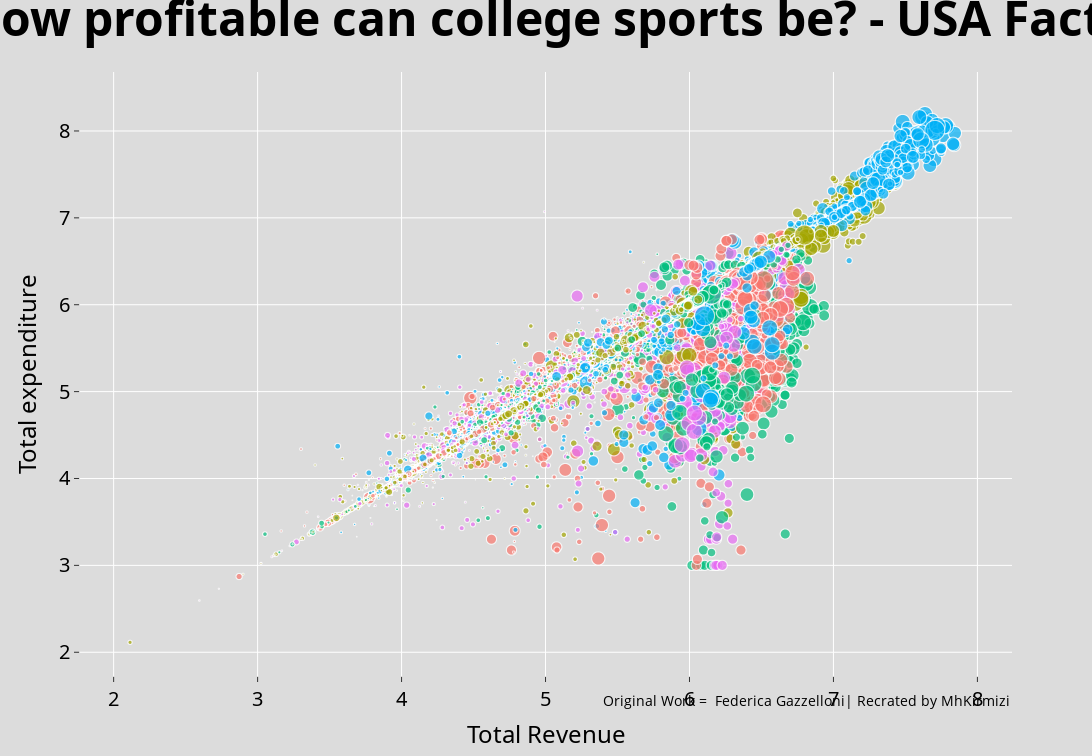

The code cell stored with this chart in its notebook:
### Code cell
fig = px.scatter(df, 
                    x = 'log_total_exp_menwomen', 
                    y = 'log_total_rev_menwomen', 
                    size = 'ef_total_count',
                    template = 'ggplot2',
                    color = 'sports', 
                    title = 'How profitable can college sports be? - USA Facts', 
                    width=1344, height=756)
fig.update_layout(
    title = dict(
        font = dict(size=48, color="black", family="Noto Sans", weight='bold'), 
        x = .5, 
        xanchor = 'center'
    ), 
    yaxis=dict(
        title=dict(
            text = "Total expenditure",
            font=dict(family="Noto Sans", size=24, color="black")),
        tickfont=dict(family="Noto Sans", size=20, color="black")
    ),
    xaxis=dict(
        title=dict(
            text = "Total Revenue",
            font=dict(family="Noto Sans", size=24, color="black")),
        tickfont=dict(family="Noto Sans", size=20, color="black")),
    showlegend = False, 
    annotations = [
        dict(
            text = "Original Work =  Federica Gazzelloni| Recrated by MhKirmizi", 
            xref = "paper", yref= "paper", 
            x = 1, y = -.06, 
            showarrow = False, 
            font = dict(size = 14, color = "black"), 
            align = "left"
        )], 
    margin=dict(t=72, b=50), 
    paper_bgcolor = "#DCDCDC", 
    plot_bgcolor = "#DCDCDC")
fig.show()
fig.write_image("colligate_sport.png", width=1920, height=1080, scale=2)

### Figure 1 — Plotly figure (JSON) as saved in the notebook; plotly's stock layout.template omitted (floating-point values rounded to 4 significant figures; data arrays with more than 128 entries replaced by an {"elided": "..."} marker saying what was removed)
{"data": [{"hovertemplate": "sports=Baseball<br>log_total_exp_menwomen=%{x}<br>log_total_rev_menwomen=%{y}<br>ef_total_count=%{marker.size}<extra></extra>", "legendgroup": "Baseball", "marker": {"color": "#F8766D", "size": {"elided": "8330 int values"}, "sizemode": "area", "sizeref": 165.7, "symbol": "circle"}, "mode": "markers", "name": "Baseball", "showlegend": true, "type": "scattergl", "x": {"elided": "8330 float values"}, "xaxis": "x", "y": {"elided": "8330 float values"}, "yaxis": "y"}, {"hovertemplate": "sports=Basketball<br>log_total_exp_menwomen=%{x}<br>log_total_rev_menwomen=%{y}<br>ef_total_count=%{marker.size}<extra></extra>", "legendgroup": "Basketball", "marker": {"color": "#A3A500", "size": {"elided": "9943 int values"}, "sizemode": "area", "sizeref": 165.7, "symbol": "circle"}, "mode": "markers", "name": "Basketball", "showlegend": true, "type": "scattergl", "x": {"elided": "9943 float values"}, "xaxis": "x", "y": {"elided": "9943 float values"}, "yaxis": "y"}, {"hovertemplate": "sports=All Track Combined<br>log_total_exp_menwomen=%{x}<br>log_total_rev_menwomen=%{y}<br>ef_total_count=%{marker.size}<extra></extra>", "legendgroup": "All Track Combined", "marker": {"color": "#00BF7D", "size": {"elided": "3934 int values"}, "sizemode": "area", "sizeref": 165.7, "symbol": "circle"}, "mode": "markers", "name": "All Track Combined", "showlegend": true, "type": "scattergl", "x": {"elided": "3934 float values"}, "xaxis": "x", "y": {"elided": "3934 float values"}, "yaxis": "y"}, {"hovertemplate": "sports=Football<br>log_total_exp_menwomen=%{x}<br>log_total_rev_menwomen=%{y}<br>ef_total_count=%{marker.size}<extra></extra>", "legendgroup": "Football", "marker": {"color": "#00B0F6", "size": {"elided": "4439 int values"}, "sizemode": "area", "sizeref": 165.7, "symbol": "circle"}, "mode": "markers", "name": "Football", "showlegend": true, "type": "scattergl", "x": {"elided": "4439 float values"}, "xaxis": "x", "y": {"elided": "4439 float values"}, "yaxis": "y"}, {"hovertemplate": "sports=Golf<br>log_total_exp_menwomen=%{x}<br>log_total_rev_menwomen=%{y}<br>ef_total_count=%{marker.size}<extra></extra>", "legendgroup": "Golf", "marker": {"color": "#E76BF3", "size": {"elided": "6427 int values"}, "sizemode": "area", "sizeref": 165.7, "symbol": "circle"}, "mode": "markers", "name": "Golf", "showlegend": true, "type": "scattergl", "x": {"elided": "6427 float values"}, "xaxis": "x", "y": {"elided": "6427 float values"}, "yaxis": "y"}, {"hovertemplate": "sports=Soccer<br>log_total_exp_menwomen=%{x}<br>log_total_rev_menwomen=%{y}<br>ef_total_count=%{marker.size}<extra></extra>", "legendgroup": "Soccer", "marker": {"color": "#F8766D", "size": {"elided": "8330 int values"}, "sizemode": "area", "sizeref": 165.7, "symbol": "circle"}, "mode": "markers", "name": "Soccer", "showlegend": true, "type": "scattergl", "x": {"elided": "8330 float values"}, "xaxis": "x", "y": {"elided": "8330 float values"}, "yaxis": "y"}, {"hovertemplate": "sports=Softball<br>log_total_exp_menwomen=%{x}<br>log_total_rev_menwomen=%{y}<br>ef_total_count=%{marker.size}<extra></extra>", "legendgroup": "Softball", "marker": {"color": "#A3A500", "size": {"elided": "8228 int values"}, "sizemode": "area", "sizeref": 165.7, "symbol": "circle"}, "mode": "markers", "name": "Softball", "showlegend": true, "type": "scattergl", "x": {"elided": "8228 float values"}, "xaxis": "x", "y": {"elided": "8228 float values"}, "yaxis": "y"}, {"hovertemplate": "sports=Tennis<br>log_total_exp_menwomen=%{x}<br>log_total_rev_menwomen=%{y}<br>ef_total_count=%{marker.size}<extra></extra>", "legendgroup": "Tennis", "marker": {"color": "#00BF7D", "size": {"elided": "5699 int values"}, "sizemode": "area", "sizeref": 165.7, "symbol": "circle"}, "mode": "markers", "name": "Tennis", "showlegend": true, "type": "scattergl", "x": {"elided": "5699 float values"}, "xaxis": "x", "y": {"elided": "5699 float values"}, "yaxis": "y"}, {"hovertemplate": "sports=Volleyball<br>log_total_exp_menwomen=%{x}<br>log_total_rev_menwomen=%{y}<br>ef_total_count=%{marker.size}<extra></extra>", "legendgroup": "Volleyball", "marker": {"color": "#00B0F6", "size": {"elided": "8892 int values"}, "sizemode": "area", "sizeref": 165.7, "symbol": "circle"}, "mode": "markers", "name": "Volleyball", "showlegend": true, "type": "scattergl", "x": {"elided": "8892 float values"}, "xaxis": "x", "y": {"elided": "8892 float values"}, "yaxis": "y"}, {"hovertemplate": "sports=Bowling<br>log_total_exp_menwomen=%{x}<br>log_total_rev_menwomen=%{y}<br>ef_total_count=%{marker.size}<extra></extra>", "legendgroup": "Bowling", "marker": {"color": "#E76BF3", "size": {"elided": "792 int values"}, "sizemode": "area", "sizeref": 165.7, "symbol": "circle"}, "mode": "markers", "name": "Bowling", "showlegend": true, "type": "scattergl", "x": {"elided": "792 float values"}, "xaxis": "x", "y": {"elided": "792 float values"}, "yaxis": "y"}, {"hovertemplate": "sports=Beach Volleyball<br>log_total_exp_menwomen=%{x}<br>log_total_rev_menwomen=%{y}<br>ef_total_count=%{marker.size}<extra></extra>", "legendgroup": "Beach Volleyball", "marker": {"color": "#F8766D", "size": {"elided": "589 int values"}, "sizemode": "area", "sizeref": 165.7, "symbol": "circle"}, "mode": "markers", "name": "Beach Volleyball", "showlegend": true, "type": "scattergl", "x": {"elided": "589 float values"}, "xaxis": "x", "y": {"elided": "589 float values"}, "yaxis": "y"}, {"hovertemplate": "sports=Ice Hockey<br>log_total_exp_menwomen=%{x}<br>log_total_rev_menwomen=%{y}<br>ef_total_count=%{marker.size}<extra></extra>", "legendgroup": "Ice Hockey", "marker": {"color": "#A3A500", "size": {"elided": "796 int values"}, "sizemode": "area", "sizeref": 165.7, "symbol": "circle"}, "mode": "markers", "name": "Ice Hockey", "showlegend": true, "type": "scattergl", "x": {"elided": "796 float values"}, "xaxis": "x", "y": {"elided": "796 float values"}, "yaxis": "y"}, {"hovertemplate": "sports=Lacrosse<br>log_total_exp_menwomen=%{x}<br>log_total_rev_menwomen=%{y}<br>ef_total_count=%{marker.size}<extra></extra>", "legendgroup": "Lacrosse", "marker": {"color": "#00BF7D", "size": {"elided": "2921 int values"}, "sizemode": "area", "sizeref": 165.7, "symbol": "circle"}, "mode": "markers", "name": "Lacrosse", "showlegend": true, "type": "scattergl", "x": {"elided": "2921 float values"}, "xaxis": "x", "y": {"elided": "2921 float values"}, "yaxis": "y"}, {"hovertemplate": "sports=Gymnastics<br>log_total_exp_menwomen=%{x}<br>log_total_rev_menwomen=%{y}<br>ef_total_count=%{marker.size}<extra></extra>", "legendgroup": "Gymnastics", "marker": {"color": "#00B0F6", "size": {"elided": "451 int values"}, "sizemode": "area", "sizeref": 165.7, "symbol": "circle"}, "mode": "markers", "name": "Gymnastics", "showlegend": true, "type": "scattergl", "x": {"elided": "451 float values"}, "xaxis": "x", "y": {"elided": "451 float values"}, "yaxis": "y"}, {"hovertemplate": "sports=Rowing<br>log_total_exp_menwomen=%{x}<br>log_total_rev_menwomen=%{y}<br>ef_total_count=%{marker.size}<extra></extra>", "legendgroup": "Rowing", "marker": {"color": "#E76BF3", "size": {"elided": "729 int values"}, "sizemode": "area", "sizeref": 165.7, "symbol": "circle"}, "mode": "markers", "name": "Rowing", "showlegend": true, "type": "scattergl", "x": {"elided": "729 float values"}, "xaxis": "x", "y": {"elided": "729 float values"}, "yaxis": "y"}, {"hovertemplate": "sports=Swimming and Diving<br>log_total_exp_menwomen=%{x}<br>log_total_rev_menwomen=%{y}<br>ef_total_count=%{marker.size}<extra></extra>", "legendgroup": "Swimming and Diving", "marker": {"color": "#F8766D", "size": {"elided": "1826 int values"}, "sizemode": "area", "sizeref": 165.7, "symbol": "circle"}, "mode": "markers", "name": "Swimming and Diving", "showlegend": true, "type": "scattergl", "x": {"elided": "1826 float values"}, "xaxis": "x", "y": {"elided": "1826 float values"}, "yaxis": "y"}, {"hovertemplate": "sports=Track and Field, X-Country<br>log_total_exp_menwomen=%{x}<br>log_total_rev_menwomen=%{y}<br>ef_total_count=%{marker.size}<extra></extra>", "legendgroup": "Track and Field, X-Country", "marker": {"color": "#A3A500", "size": {"elided": "3947 int values"}, "sizemode": "area", "sizeref": 165.7, "symbol": "circle"}, "mode": "markers", "name": "Track and Field, X-Country", "showlegend": true, "type": "scattergl", "x": {"elided": "3947 float values"}, "xaxis": "x", "y": {"elided": "3947 float values"}, "yaxis": "y"}, {"hovertemplate": "sports=Equestrian<br>log_total_exp_menwomen=%{x}<br>log_total_rev_menwomen=%{y}<br>ef_total_count=%{marker.size}<extra></extra>", "legendgroup": "Equestrian", "marker": {"color": "#00BF7D", "size": {"elided": "271 int values"}, "sizemode": "area", "sizeref": 165.7, "symbol": "circle"}, "mode": "markers", "name": "Equestrian", "showlegend": true, "type": "scattergl", "x": {"elided": "271 float values"}, "xaxis": "x", "y": {"elided": "271 float values"}, "yaxis": "y"}, {"hovertemplate": "sports=Track and Field, Indoor<br>log_total_exp_menwomen=%{x}<br>log_total_rev_menwomen=%{y}<br>ef_total_count=%{marker.size}<extra></extra>", "legendgroup": "Track and Field, Indoor", "marker": {"color": "#00B0F6", "size": {"elided": "1235 int values"}, "sizemode": "area", "sizeref": 165.7, "symbol": "circle"}, "mode": "markers", "name": "Track and Field, Indoor", "showlegend": true, "type": "scattergl", "x": {"elided": "1235 float values"}, "xaxis": "x", "y": {"elided": "1235 float values"}, "yaxis": "y"}, {"hovertemplate": "sports=Track and Field, Outdoor<br>log_total_exp_menwomen=%{x}<br>log_total_rev_menwomen=%{y}<br>ef_total_count=%{marker.size}<extra></extra>", "legendgroup": "Track and Field, Outdoor", "marker": {"color": "#E76BF3", "size": {"elided": "2172 int values"}, "sizemode": "area", "sizeref": 165.7, "symbol": "circle"}, "mode": "markers", "name": "Track and Field, Outdoor", "showlegend": true, "type": "scattergl", "x": {"elided": "2172 float values"}, "xaxis": "x", "y": {"elided": "2172 float values"}, "yaxis": "y"}, {"hovertemplate": "sports=Wrestling<br>log_total_exp_menwomen=%{x}<br>log_total_rev_menwomen=%{y}<br>ef_total_count=%{marker.size}<extra></extra>", "legendgroup": "Wrestling", "marker": {"color": "#F8766D", "size": {"elided": "1867 int values"}, "sizemode": "area", "sizeref": 165.7, "symbol": "circle"}, "mode": "markers", "name": "Wrestling", "showlegend": true, "type": "scattergl", "x": {"elided": "1867 float values"}, "xaxis": "x", "y": {"elided": "1867 float values"}, "yaxis": "y"}, {"hovertemplate": "sports=Other Sports<br>log_total_exp_menwomen=%{x}<br>log_total_rev_menwomen=%{y}<br>ef_total_count=%{marker.size}<extra></extra>", "legendgroup": "Other Sports", "marker": {"color": "#A3A500", "size": {"elided": "587 int values"}, "sizemode": "area", "sizeref": 165.7, "symbol": "circle"}, "mode": "markers", "name": "Other Sports", "showlegend": true, "type": "scattergl", "x": {"elided": "587 float values"}, "xaxis": "x", "y": {"elided": "587 float values"}, "yaxis": "y"}, {"hovertemplate": "sports=Skiing<br>log_total_exp_menwomen=%{x}<br>log_total_rev_menwomen=%{y}<br>ef_total_count=%{marker.size}<extra></extra>", "legendgroup": "Skiing", "marker": {"color": "#00BF7D", "size": {"elided": "201 int values"}, "sizemode": "area", "sizeref": 165.7, "symbol": "circle"}, "mode": "markers", "name": "Skiing", "showlegend": true, "type": "scattergl", "x": {"elided": "201 float values"}, "xaxis": "x", "y": {"elided": "201 float values"}, "yaxis": "y"}, {"hovertemplate": "sports=Swimming<br>log_total_exp_menwomen=%{x}<br>log_total_rev_menwomen=%{y}<br>ef_total_count=%{marker.size}<extra></extra>", "legendgroup": "Swimming", "marker": {"color": "#00B0F6", "size": {"elided": "1517 int values"}, "sizemode": "area", "sizeref": 165.7, "symbol": "circle"}, "mode": "markers", "name": "Swimming", "showlegend": true, "type": "scattergl", "x": {"elided": "1517 float values"}, "xaxis": "x", "y": {"elided": "1517 float values"}, "yaxis": "y"}, {"hovertemplate": "sports=Water Polo<br>log_total_exp_menwomen=%{x}<br>log_total_rev_menwomen=%{y}<br>ef_total_count=%{marker.size}<extra></extra>", "legendgroup": "Water Polo", "marker": {"color": "#E76BF3", "size": {"elided": "562 int values"}, "sizemode": "area", "sizeref": 165.7, "symbol": "circle"}, "mode": "markers", "name": "Water Polo", "showlegend": true, "type": "scattergl", "x": {"elided": "562 float values"}, "xaxis": "x", "y": {"elided": "562 float values"}, "yaxis": "y"}, {"hovertemplate": "sports=Rodeo<br>log_total_exp_menwomen=%{x}<br>log_total_rev_menwomen=%{y}<br>ef_total_count=%{marker.size}<extra></extra>", "legendgroup": "Rodeo", "marker": {"color": "#F8766D", "size": {"elided": "297 int values"}, "sizemode": "area", "sizeref": 165.7, "symbol": "circle"}, "mode": "markers", "name": "Rodeo", "showlegend": true, "type": "scattergl", "x": {"elided": "297 float values"}, "xaxis": "x", "y": {"elided": "297 float values"}, "yaxis": "y"}, {"hovertemplate": "sports=Archery<br>log_total_exp_menwomen=%{x}<br>log_total_rev_menwomen=%{y}<br>ef_total_count=%{marker.size}<extra></extra>", "legendgroup": "Archery", "marker": {"color": "#A3A500", "size": [761, 1659, 451, 596, 746, 2797, 1078, 7523, 801, 4615, 851, 1738, 410, 747, 853, 2462, 1026, 7552, 4582, 893, 1806, 439, 1049, 918, 933, 7592, 4566, 834, 819, 1056, 915, 583, 2188, 855, 7666, 4374, 800, 1835, 888, 1074, 857, 590, 1801, 815, 7701, 4101], "sizemode": "area", "sizeref": 165.7, "symbol": "circle"}, "mode": "markers", "name": "Archery", "showlegend": true, "type": "scattergl", "x": [4.76, 5.385, 4.56, 4.809, 4.67, 4.329, 5.222, 5.291, 3.86, 4.694, 4.529, 5.186, 4.596, 4.944, 5.356, 4.334, 4.463, 5.297, 4.766, 4.421, 5.253, 4.872, 5.417, 5.355, 4.569, 5.361, 4.794, 4.623, 4.974, 5.559, 5.476, 5.22, 4.34, 4.6, 5.308, 4.614, 4.499, 5.218, 4.886, 5.555, 5.455, 5.275, 4.749, 4.354, 5.163, 4.121], "xaxis": "x", "y": [4.76, 5.385, 4.56, 4.812, 4.67, 4.329, 5.222, 5.291, 3.86, 4.694, 4.529, 5.186, 4.596, 4.944, 5.356, 4.334, 4.415, 5.297, 4.766, 4.421, 5.253, 4.872, 5.417, 5.355, 4.35, 5.361, 4.794, 4.623, 4.974, 5.559, 5.476, 5.22, 4.34, 4.61, 5.308, 4.614, 4.623, 5.223, 4.886, 5.555, 5.455, 5.275, 4.758, 4.354, 5.163, 4.121], "yaxis": "y"}, {"hovertemplate": "sports=Field Hockey<br>log_total_exp_menwomen=%{x}<br>log_total_rev_menwomen=%{y}<br>ef_total_count=%{marker.size}<extra></extra>", "legendgroup": "Field Hockey", "marker": {"color": "#00BF7D", "size": {"elided": "1348 int values"}, "sizemode": "area", "sizeref": 165.7, "symbol": "circle"}, "mode": "markers", "name": "Field Hockey", "showlegend": true, "type": "scattergl", "x": {"elided": "1348 float values"}, "xaxis": "x", "y": {"elided": "1348 float values"}, "yaxis": "y"}, {"hovertemplate": "sports=Fencing<br>log_total_exp_menwomen=%{x}<br>log_total_rev_menwomen=%{y}<br>ef_total_count=%{marker.size}<extra></extra>", "legendgroup": "Fencing", "marker": {"color": "#00B0F6", "size": {"elided": "212 int values"}, "sizemode": "area", "sizeref": 165.7, "symbol": "circle"}, "mode": "markers", "name": "Fencing", "showlegend": true, "type": "scattergl", "x": {"elided": "212 float values"}, "xaxis": "x", "y": {"elided": "212 float values"}, "yaxis": "y"}, {"hovertemplate": "sports=Sailing<br>log_total_exp_menwomen=%{x}<br>log_total_rev_menwomen=%{y}<br>ef_total_count=%{marker.size}<extra></extra>", "legendgroup": "Sailing", "marker": {"color": "#E76BF3", "size": [1035, 1852, 5508, 6954, 23724, 11212, 1642, 9365, 6893, 4440, 6211, 14214, 9494, 15319, 6994, 1075, 1818, 5468, 6874, 23603, 10676, 1540, 9486, 6931, 4444, 5953, 5414, 14461, 9470, 15173, 7032, 1007, 1764, 5741, 24342, 10550, 1508, 9525, 6945, 4456, 5753, 5462, 14806, 9023, 15021, 7056, 974, 1796, 5938, 24502, 10561, 6898, 1499, 9526, 6980, 4506, 5861, 5488, 15098, 104, 9046, 14981, 7083, 1817, 6088, 25150, 10384, 7260, 1432, 9515, 6985, 4487, 5723, 14971, 8713, 14680, 6994], "sizemode": "area", "sizeref": 165.7, "symbol": "circle"}, "mode": "markers", "name": "Sailing", "showlegend": true, "type": "scattergl", "x": [4.846, 4.951, 5.528, 4.894, 5.223, 4.922, 5.201, 5.571, 5.441, 4.845, 4.828, 5.117, 5.323, 5.499, 5.454, 4.85, 4.933, 5.572, 5.129, 5.119, 4.992, 5.05, 5.533, 5.427, 4.863, 4.444, 4.747, 5.187, 5.391, 5.518, 5.475, 4.889, 4.998, 5.628, 5.22, 4.901, 5.154, 5.54, 5.453, 4.848, 4.353, 4.86, 5.464, 5.306, 5.553, 5.571, 4.872, 5.043, 5.373, 5.28, 4.888, 5.346, 5.236, 5.509, 5.488, 4.919, 4.289, 4.738, 5.555, 4.062, 5.337, 5.543, 5.586, 4.964, 5.264, 5.261, 4.788, 5.722, 5.166, 5.519, 5.457, 4.761, 4.613, 5.402, 5.19, 5.503, 5.407], "xaxis": "x", "y": [4.86, 4.951, 5.528, 4.894, 4.315, 4.922, 5.201, 5.571, 5.441, 4.845, 4.771, 5.246, 5.323, 5.499, 5.031, 4.85, 4.933, 5.563, 5.129, 5.119, 4.992, 5.05, 5.533, 5.427, 4.863, 4.445, 4.746, 5.234, 5.391, 5.518, 4.953, 4.889, 4.998, 5.669, 6.099, 4.901, 5.154, 5.54, 5.453, 4.848, 4.384, 4.913, 5.468, 5.306, 5.553, 5.19, 4.872, 5.043, 5.503, 5.28, 4.888, 5.346, 5.236, 5.509, 5.488, 4.919, 4.32, 4.959, 5.576, 4.087, 5.337, 5.543, 4.608, 4.964, 5.381, 5.261, 4.385, 5.653, 5.166, 5.519, 5.457, 4.761, 4.84, 5.453, 5.19, 5.503, 4.856], "yaxis": "y"}, {"hovertemplate": "sports=Badminton<br>log_total_exp_menwomen=%{x}<br>log_total_rev_menwomen=%{y}<br>ef_total_count=%{marker.size}<extra></extra>", "legendgroup": "Badminton", "marker": {"color": "#F8766D", "size": [6525, 1815, 10959, 7597, 7878, 6891, 6057, 4508, 1901, 10931, 3556, 5806, 2383, 1566, 5350, 1719, 10392, 7761, 8036, 6797, 6026, 4956, 1716, 10401, 3328, 2469, 1540, 6961, 1551, 9415, 7985, 7747, 7154, 5771, 4686, 10275, 3232, 5579, 2554, 1565, 7940, 1305, 8888, 7778, 7685, 7352, 5754, 4741, 1794, 10301, 2975, 5264, 2325, 1544, 7422, 1404, 6664, 7729, 4032, 7438, 5522, 4562, 1627, 9915, 2744, 5148, 2416, 1584], "sizemode": "area", "sizeref": 165.7, "symbol": "circle"}, "mode": "markers", "name": "Badminton", "showlegend": true, "type": "scattergl", "x": [4.236, 4.02, 4.833, 4.645, 4.559, 4.857, 4.459, 4.944, 4.38, 4.819, 4.568, 4.421, 4.697, 4.203, 4.105, 4.036, 5.061, 4.447, 4.597, 4.776, 4.483, 5.024, 4.275, 4.813, 4.453, 4.643, 3.958, 4.174, 4.068, 4.946, 4.601, 4.608, 4.632, 4.51, 5.097, 4.967, 4.454, 4.535, 4.737, 3.987, 4.159, 3.997, 4.966, 4.601, 4.61, 4.659, 4.331, 4.946, 4.63, 4.943, 4.54, 4.627, 4.708, 4.074, 4.09, 4.033, 4.196, 4.604, 4.82, 4.05, 4.501, 4.956, 4.498, 4.929, 4.714, 4.575, 4.717, 3.818], "xaxis": "x", "y": [4.236, 4.034, 4.833, 4.645, 4.559, 4.867, 4.459, 4.944, 4.467, 4.819, 4.568, 4.436, 4.697, 4.575, 4.105, 4.013, 5.061, 4.447, 4.597, 4.789, 4.483, 5.024, 4.275, 4.813, 4.453, 4.643, 3.958, 4.174, 4.068, 4.946, 4.601, 4.608, 4.817, 4.525, 5.097, 4.967, 4.458, 4.535, 4.737, 4.521, 4.159, 3.983, 4.966, 4.601, 4.61, 4.659, 4.526, 4.946, 4.63, 4.943, 4.54, 4.574, 4.708, 4.074, 4.09, 3.991, 4.214, 4.604, 4.82, 4.05, 4.501, 4.956, 4.498, 4.929, 4.914, 4.582, 4.717, 3.818], "yaxis": "y"}, {"hovertemplate": "sports=Squash<br>log_total_exp_menwomen=%{x}<br>log_total_rev_menwomen=%{y}<br>ef_total_count=%{marker.size}<extra></extra>", "legendgroup": "Squash", "marker": {"color": "#A3A500", "size": {"elided": "162 int values"}, "sizemode": "area", "sizeref": 165.7, "symbol": "circle"}, "mode": "markers", "name": "Squash", "showlegend": true, "type": "scattergl", "x": {"elided": "162 float values"}, "xaxis": "x", "y": {"elided": "162 float values"}, "yaxis": "y"}, {"hovertemplate": "sports=Diving<br>log_total_exp_menwomen=%{x}<br>log_total_rev_menwomen=%{y}<br>ef_total_count=%{marker.size}<extra></extra>", "legendgroup": "Diving", "marker": {"color": "#00BF7D", "size": [10277, 6211, 2345, 40898, 3920, 17175, 6156, 7228, 10102, 5953, 12728, 2341, 2167, 41666, 1844, 17849, 6294, 10134, 9772, 2370, 41824, 1748, 4111, 10412, 2789, 2594, 42646, 1667, 3558, 902, 10624, 2878, 1060, 5439, 1756, 2391, 42586, 1634, 1492, 1647], "sizemode": "area", "sizeref": 165.7, "symbol": "circle"}, "mode": "markers", "name": "Diving", "showlegend": true, "type": "scattergl", "x": [5.516, 4.566, 4.301, 5.932, 3.447, 5.863, 5.747, 3.381, 5.477, 4.193, 4.521, 4.401, 3.618, 5.903, 3.919, 5.994, 5.187, 5.502, 4.586, 4.38, 5.958, 3.913, 3.241, 5.667, 4.31, 4.483, 5.933, 3.753, 3.051, 3.892, 5.598, 4.38, 3.37, 3.445, 3.634, 3.679, 5.836, 4.354, 3.151, 3.493], "xaxis": "x", "y": [5.191, 4.568, 4.301, 4.362, 3.447, 5.596, 5.747, 3.381, 5.121, 4.201, 4.521, 4.401, 3.618, 4.378, 3.93, 5.794, 5.187, 5.502, 4.586, 4.38, 4.58, 3.913, 3.241, 5.667, 4.31, 4.483, 4.76, 3.753, 3.36, 3.892, 5.598, 4.38, 3.37, 3.486, 3.634, 3.679, 4.515, 4.354, 3.151, 3.493], "yaxis": "y"}, {"hovertemplate": "sports=Rifle<br>log_total_exp_menwomen=%{x}<br>log_total_rev_menwomen=%{y}<br>ef_total_count=%{marker.size}<extra></extra>", "legendgroup": "Rifle", "marker": {"color": "#00B0F6", "size": [15790, 17120, 18817, 1523, 2461, 262, 5381, 13097, 8574, 1717, 15912, 17649, 19381, 1325, 2503, 274, 4943, 13321, 8591, 1713, 15682, 17361, 1072, 19534, 2558, 297, 4935, 14014, 8727, 1722, 19330, 947, 16479, 19462, 2654, 14031, 9149, 1685, 18994, 824, 15743, 19130, 2688, 13840, 9207, 1698], "sizemode": "area", "sizeref": 165.7, "symbol": "circle"}, "mode": "markers", "name": "Rifle", "showlegend": true, "type": "scattergl", "x": [5.077, 5.622, 5.679, 4.889, 5.293, 5.035, 4.838, 5.281, 5.753, 4.89, 5.043, 5.749, 5.708, 4.931, 5.358, 4.863, 4.891, 5.383, 5.806, 4.936, 5.271, 5.872, 5.005, 5.781, 5.302, 4.319, 4.697, 5.423, 5.829, 4.995, 5.275, 4.736, 5.836, 5.796, 4.785, 5.44, 5.87, 4.994, 5.332, 4.765, 5.784, 5.742, 4.742, 5.295, 5.915, 4.603], "xaxis": "x", "y": [5.175, 3.722, 4.341, 4.889, 5.26, 5.058, 4.86, 5.509, 5.596, 4.89, 5.043, 4.812, 4.329, 4.931, 5.516, 4.863, 4.911, 5.569, 5.578, 4.936, 5.271, 4.841, 5.005, 5.191, 5.283, 4.319, 4.727, 5.537, 5.717, 4.995, 5.275, 4.736, 5.836, 4.615, 4.799, 5.586, 5.652, 4.994, 4.202, 4.765, 4.871, 4.374, 4.736, 5.564, 5.774, 4.603], "yaxis": "y"}, {"hovertemplate": "sports=Synchronized Swimming<br>log_total_exp_menwomen=%{x}<br>log_total_rev_menwomen=%{y}<br>ef_total_count=%{marker.size}<extra></extra>", "legendgroup": "Synchronized Swimming", "marker": {"color": "#E76BF3", "size": [1562, 40898, 4238, 6994, 1635, 41666, 4488, 7032, 1674, 41824, 4408, 7056, 1747, 42646, 4048, 7083, 1756, 42586, 4029, 6994], "sizemode": "area", "sizeref": 165.7, "symbol": "circle"}, "mode": "markers", "name": "Synchronized Swimming", "showlegend": true, "type": "scattergl", "x": [5.022, 5.949, 5.71, 5.764, 5.028, 5.996, 5.716, 5.692, 5.051, 6.033, 5.739, 5.616, 5.055, 6.064, 5.739, 5.52, 5.01, 6.034, 5.75, 5.408], "xaxis": "x", "y": [5.066, 4.39, 5.731, 5.022, 5.028, 4.636, 5.716, 5.045, 5.051, 4.542, 5.74, 5.006, 5.055, 4.702, 5.759, 4.704, 5.01, 4.753, 5.751, 5.0], "yaxis": "y"}, {"hovertemplate": "sports=Table Tennis<br>log_total_exp_menwomen=%{x}<br>log_total_rev_menwomen=%{y}<br>ef_total_count=%{marker.size}<extra></extra>", "legendgroup": "Table Tennis", "marker": {"color": "#F8766D", "size": [7346, 591, 1074, 1177, 4963, 9073, 3837, 3621, 4284, 3022, 3443, 1348, 3289, 11370, 8539, 1592, 10696, 7355, 527, 1048, 4570, 8857, 3616, 3834, 4282, 1367, 3401, 7720, 7165, 1135, 4772, 7864, 3680, 3507, 3919, 3171, 2934, 10516, 6893, 9922, 7214, 354, 912, 4693, 7064, 3378, 3377, 2803, 11307, 2615, 10175, 6242, 9147, 7315, 311, 825, 4702, 6137, 3334, 3288, 2641, 2381, 9882], "sizemode": "area", "sizeref": 165.7, "symbol": "circle"}, "mode": "markers", "name": "Table Tennis", "showlegend": true, "type": "scattergl", "x": [4.363, 3.53, 3.342, 3.82, 4.851, 4.814, 4.953, 4.238, 4.477, 4.098, 4.523, 4.049, 4.118, 4.568, 4.79, 4.315, 5.071, 4.202, 3.937, 3.164, 4.371, 4.513, 4.974, 3.926, 3.908, 3.816, 4.09, 4.792, 4.257, 3.301, 4.378, 4.621, 5.011, 4.495, 3.801, 4.384, 4.229, 4.716, 4.75, 5.029, 4.295, 4.039, 3.854, 4.547, 4.018, 5.157, 4.221, 4.388, 4.817, 4.227, 4.7, 4.666, 4.86, 4.33, 3.244, 3.326, 4.538, 4.919, 5.121, 4.322, 4.392, 3.923, 4.654], "xaxis": "x", "y": [4.363, 3.53, 3.613, 3.82, 4.851, 4.814, 4.953, 4.238, 4.477, 4.098, 4.523, 4.049, 4.118, 4.568, 4.79, 4.315, 5.071, 4.202, 3.937, 3.396, 4.371, 4.513, 4.974, 3.926, 3.908, 3.816, 4.09, 4.792, 4.257, 4.339, 4.378, 4.621, 5.011, 4.495, 3.801, 4.384, 4.229, 4.716, 4.75, 5.029, 4.295, 4.039, 4.227, 4.547, 4.018, 5.157, 4.221, 4.388, 4.817, 4.227, 4.7, 4.666, 4.86, 4.33, 3.244, 3.454, 4.538, 4.919, 5.121, 4.322, 4.392, 3.923, 4.654], "yaxis": "y"}, {"hovertemplate": "sports=Weight Lifting<br>log_total_exp_menwomen=%{x}<br>log_total_rev_menwomen=%{y}<br>ef_total_count=%{marker.size}<extra></extra>", "legendgroup": "Weight Lifting", "marker": {"color": "#A3A500", "size": [1177, 4963, 3837, 2882, 3621, 4284, 3022, 3443, 3492, 1348, 11370, 8539, 1592, 10696, 1486, 1168, 4570, 8857, 3616, 3138, 3834, 4282, 3698, 1367, 7720, 1688, 1186, 4772, 3680, 3160, 3919, 2748, 3171, 3335, 1086, 10516, 6893, 1687, 9922, 1626, 671, 1194, 4693, 3378, 2835, 2589, 2803, 788, 11307, 10175, 6242, 3456, 1659, 9147, 1483, 2020, 860, 645, 1118, 4702, 6137, 3334, 2515, 2227, 2641, 615, 11141, 9882, 3885, 1788], "sizemode": "area", "sizeref": 165.7, "symbol": "circle"}, "mode": "markers", "name": "Weight Lifting", "showlegend": true, "type": "scattergl", "x": [3.918, 4.714, 4.957, 4.355, 4.485, 4.323, 4.644, 4.682, 4.357, 4.081, 4.853, 4.863, 4.272, 5.168, 4.413, 5.068, 4.812, 3.547, 5.022, 4.355, 3.953, 4.209, 4.375, 4.012, 4.862, 4.814, 5.541, 4.712, 4.985, 3.893, 4.023, 4.63, 4.77, 4.326, 3.916, 4.829, 4.776, 4.586, 5.169, 4.885, 5.691, 5.89, 4.815, 5.004, 3.893, 4.589, 4.775, 3.386, 4.78, 4.702, 4.421, 4.162, 4.649, 4.975, 4.828, 5.241, 5.004, 5.284, 5.925, 4.687, 4.965, 5.143, 4.587, 4.369, 4.786, 3.023, 4.725, 4.743, 3.991, 4.647], "xaxis": "x", "y": [3.918, 4.714, 4.957, 4.355, 4.485, 4.323, 4.644, 4.682, 4.312, 4.081, 4.853, 4.863, 4.272, 5.168, 4.413, 5.088, 4.812, 3.547, 5.022, 4.355, 3.953, 4.209, 4.324, 4.012, 4.862, 4.814, 5.588, 4.712, 4.985, 3.893, 4.023, 4.63, 4.77, 4.326, 3.916, 4.829, 4.776, 4.586, 5.169, 5.011, 5.722, 5.941, 4.815, 5.004, 3.893, 4.589, 4.775, 3.386, 4.78, 4.702, 4.421, 4.162, 4.649, 4.975, 4.828, 5.241, 4.868, 5.275, 5.987, 4.687, 4.965, 5.143, 4.587, 4.369, 4.779, 3.023, 4.725, 4.743, 3.991, 4.647], "yaxis": "y"}], "layout": {"annotations": [{"align": "left", "font": {"color": "black", "size": 14}, "showarrow": false, "text": "Original Work =  Federica Gazzelloni| Recrated by MhKirmizi", "x": 1, "xref": "paper", "y": -0.06, "yref": "paper"}], "height": 756, "legend": {"itemsizing": "constant", "title": {"text": "sports"}, "tracegroupgap": 0}, "margin": {"b": 50, "t": 72}, "paper_bgcolor": "#DCDCDC", "plot_bgcolor": "#DCDCDC", "showlegend": false, "title": {"font": {"color": "black", "family": "Noto Sans", "size": 48, "weight": "bold"}, "text": "How profitable can college sports be? - USA Facts", "x": 0.5, "xanchor": "center"}, "width": 1344, "xaxis": {"anchor": "y", "domain": [0, 1], "tickfont": {"color": "black", "family": "Noto Sans", "size": 20}, "title": {"font": {"color": "black", "family": "Noto Sans", "size": 24}, "text": "Total Revenue"}}, "yaxis": {"anchor": "x", "domain": [0, 1], "tickfont": {"color": "black", "family": "Noto Sans", "size": 20}, "title": {"font": {"color": "black", "family": "Noto Sans", "size": 24}, "text": "Total expenditure"}}}}
